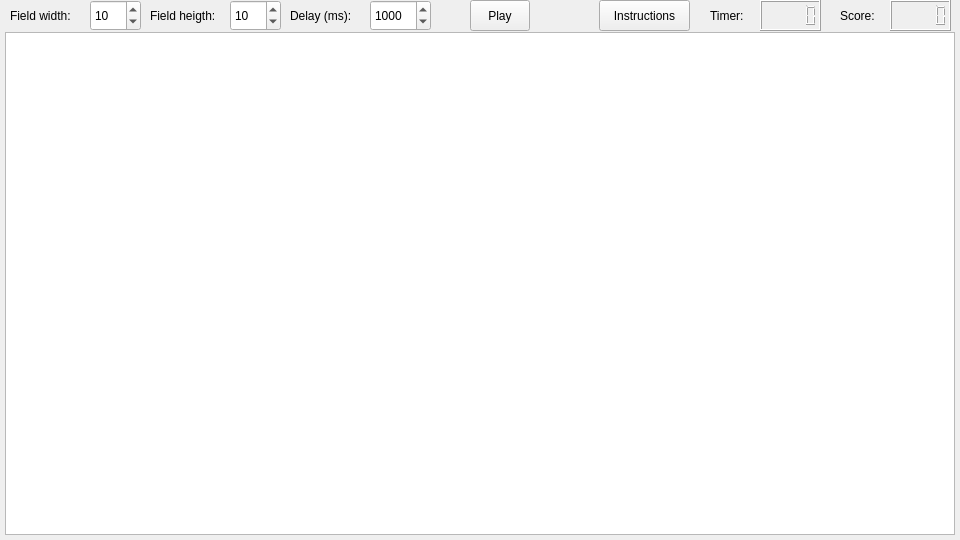
<?xml version="1.0" encoding="UTF-8"?>
<ui version="4.0">
 <class>MainWindow</class>
 <widget class="QMainWindow" name="MainWindow">
  <property name="geometry">
   <rect>
    <x>0</x>
    <y>0</y>
    <width>960</width>
    <height>540</height>
   </rect>
  </property>
  <property name="minimumSize">
   <size>
    <width>960</width>
    <height>540</height>
   </size>
  </property>
  <property name="maximumSize">
   <size>
    <width>960</width>
    <height>540</height>
   </size>
  </property>
  <property name="windowTitle">
   <string>Snake 2</string>
  </property>
  <widget class="QWidget" name="centralwidget">
   <property name="minimumSize">
    <size>
     <width>960</width>
     <height>540</height>
    </size>
   </property>
   <property name="maximumSize">
    <size>
     <width>960</width>
     <height>540</height>
    </size>
   </property>
   <widget class="QPushButton" name="playButton">
    <property name="geometry">
     <rect>
      <x>470</x>
      <y>0</y>
      <width>60</width>
      <height>31</height>
     </rect>
    </property>
    <property name="text">
     <string>Play</string>
    </property>
   </widget>
   <widget class="QGraphicsView" name="graphicsView">
    <property name="geometry">
     <rect>
      <x>5</x>
      <y>32</y>
      <width>950</width>
      <height>503</height>
     </rect>
    </property>
    <property name="minimumSize">
     <size>
      <width>950</width>
      <height>503</height>
     </size>
    </property>
    <property name="maximumSize">
     <size>
      <width>950</width>
      <height>503</height>
     </size>
    </property>
   </widget>
   <widget class="QLabel" name="label">
    <property name="geometry">
     <rect>
      <x>840</x>
      <y>0</y>
      <width>51</width>
      <height>31</height>
     </rect>
    </property>
    <property name="text">
     <string>Score:</string>
    </property>
   </widget>
   <widget class="QLCDNumber" name="lcdNumberScore">
    <property name="geometry">
     <rect>
      <x>890</x>
      <y>0</y>
      <width>61</width>
      <height>31</height>
     </rect>
    </property>
   </widget>
   <widget class="QLabel" name="labelWeigth">
    <property name="geometry">
     <rect>
      <x>10</x>
      <y>0</y>
      <width>81</width>
      <height>31</height>
     </rect>
    </property>
    <property name="text">
     <string>Field width:</string>
    </property>
   </widget>
   <widget class="QSpinBox" name="spinBoxWidth">
    <property name="geometry">
     <rect>
      <x>90</x>
      <y>0</y>
      <width>51</width>
      <height>31</height>
     </rect>
    </property>
    <property name="cursor">
     <cursorShape>ArrowCursor</cursorShape>
    </property>
    <property name="value">
     <number>10</number>
    </property>
   </widget>
   <widget class="QSpinBox" name="spinBoxHeigth">
    <property name="geometry">
     <rect>
      <x>230</x>
      <y>0</y>
      <width>51</width>
      <height>31</height>
     </rect>
    </property>
    <property name="value">
     <number>10</number>
    </property>
   </widget>
   <widget class="QLabel" name="labelHeight">
    <property name="geometry">
     <rect>
      <x>150</x>
      <y>0</y>
      <width>81</width>
      <height>31</height>
     </rect>
    </property>
    <property name="text">
     <string>Field heigth:</string>
    </property>
   </widget>
   <widget class="QLCDNumber" name="lcdNumberTimer">
    <property name="geometry">
     <rect>
      <x>760</x>
      <y>0</y>
      <width>61</width>
      <height>31</height>
     </rect>
    </property>
   </widget>
   <widget class="QLabel" name="labelTimer">
    <property name="geometry">
     <rect>
      <x>710</x>
      <y>0</y>
      <width>51</width>
      <height>31</height>
     </rect>
    </property>
    <property name="text">
     <string>Timer:</string>
    </property>
   </widget>
   <widget class="QSpinBox" name="spinBoxDelay">
    <property name="geometry">
     <rect>
      <x>370</x>
      <y>0</y>
      <width>61</width>
      <height>31</height>
     </rect>
    </property>
    <property name="minimum">
     <number>100</number>
    </property>
    <property name="maximum">
     <number>1500</number>
    </property>
    <property name="value">
     <number>1000</number>
    </property>
   </widget>
   <widget class="QLabel" name="labelSpeed">
    <property name="geometry">
     <rect>
      <x>290</x>
      <y>0</y>
      <width>81</width>
      <height>31</height>
     </rect>
    </property>
    <property name="text">
     <string>Delay (ms):</string>
    </property>
   </widget>
   <widget class="QPushButton" name="instructionButton">
    <property name="geometry">
     <rect>
      <x>599</x>
      <y>0</y>
      <width>91</width>
      <height>31</height>
     </rect>
    </property>
    <property name="text">
     <string>Instructions</string>
    </property>
   </widget>
  </widget>
 </widget>
 <resources/>
 <connections/>
</ui>
